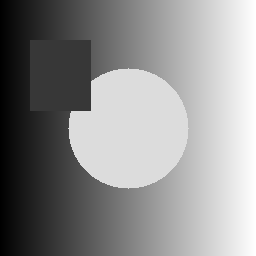
#> input picture assets/sample_images/sample_gray.png, 256 x 256 px
$ python spectrum_visualization.py
#> lines starting #> are read from the running program, lines starting #| are printed output that depends on the picture
### examples/09_image_transform/_utils.py
"""Shared helpers for chapter 9 image transform examples."""

from __future__ import annotations

import argparse
from pathlib import Path

import cv2
import numpy as np


ROOT = Path(__file__).resolve().parents[2]
SAMPLE_GRAY = ROOT / "assets" / "sample_images" / "sample_gray.png"
DEFAULT_OUTPUT_DIR = ROOT / "examples" / "output"


def ensure_sample() -> None:
    if SAMPLE_GRAY.exists():
        return
    SAMPLE_GRAY.parent.mkdir(parents=True, exist_ok=True)
    x = np.linspace(0, 255, 256, dtype=np.uint8)
    image = np.tile(x, (256, 1))
    cv2.circle(image, (128, 128), 60, 220, -1)
    cv2.rectangle(image, (30, 40), (90, 110), 55, -1)
    cv2.imwrite(str(SAMPLE_GRAY), image)


def add_common_arguments(parser: argparse.ArgumentParser, output_name: str) -> None:
    parser.add_argument("--input", type=Path, default=SAMPLE_GRAY, help="input grayscale image path")
    parser.add_argument("--output", type=Path, default=DEFAULT_OUTPUT_DIR / output_name, help="output image path")


def read_gray(path: Path) -> tuple[np.ndarray, Path]:
    ensure_sample()
    image = cv2.imread(str(path), cv2.IMREAD_GRAYSCALE)
#> image is the input picture: shape (256, 256); min 0, max 255, mean 142.3
    if image is None:
        raise FileNotFoundError(path)
    return image, path


def normalize_uint8(image: np.ndarray) -> np.ndarray:
    return cv2.normalize(image, None, 0, 255, cv2.NORM_MINMAX).astype(np.uint8)


def save_image(path: Path, image: np.ndarray) -> Path:
    path.parent.mkdir(parents=True, exist_ok=True)
    cv2.imwrite(str(path), image)
    return path


def print_result(source: Path, operation: str, output: Path) -> None:
    print(f"source={source}")
    print(f"operation={operation}")
    print(f"output={output}")

### examples/09_image_transform/spectrum_visualization.py
"""Chapter 9.1.4 spectrum visualization."""

from __future__ import annotations

import argparse

import cv2
import numpy as np

from _utils import add_common_arguments, normalize_uint8, print_result, read_gray, save_image


def visualize_spectrum(image: np.ndarray, gamma: float = 0.4) -> np.ndarray:
#> called with gamma = 0.4
    spectrum = np.log1p(np.abs(np.fft.fftshift(np.fft.fft2(image.astype(np.float32)))))
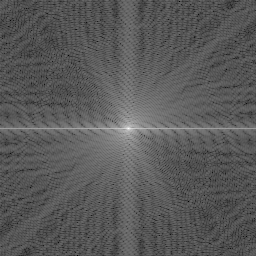
#> spectrum: shape (256, 256) float64; min 1.65, max 16.05, mean 6.73; drawn with min black and max white
    normalized = normalize_uint8(spectrum)
    table = np.array([(i / 255) ** gamma * 255 for i in range(256)], dtype=np.uint8)
    return cv2.applyColorMap(cv2.LUT(normalized, table), cv2.COLORMAP_TURBO)
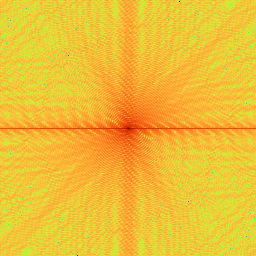
#> returned value: shape (256, 256, 3); mean of channels 0, 1, 2 53.8, 191.1, 240.6; drawn as B, G, R


def main() -> None:
    parser = argparse.ArgumentParser(description="Colorized FFT spectrum visualization.")
    add_common_arguments(parser, "ch09_spectrum_visualization.png")
    parser.add_argument("--gamma", type=float, default=0.4)
    args = parser.parse_args()
    image, source = read_gray(args.input)
    output = save_image(args.output, visualize_spectrum(image, args.gamma))
    print_result(source, "visualize_spectrum", output)


if __name__ == "__main__":
    main()

$ run again, with assets/sample_images/sample_color.png copied over assets/sample_images/sample_gray.png
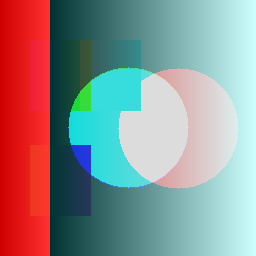
#> input picture assets/sample_images/sample_color.png, 256 x 256 px
#> in visualize_spectrum, `spectrum = np.log1p(np.abs(np.fft.fftshift(np.fft.fft2(image.astype(np..`:
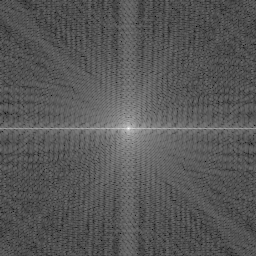
#> spectrum: shape (256, 256) float64; min 1.15, max 16.05, mean 6.28; drawn with min black and max white
#> in visualize_spectrum, `return cv2.applyColorMap(cv2.LUT(normalized, table), cv2.COLORMAP_TURBO)`:
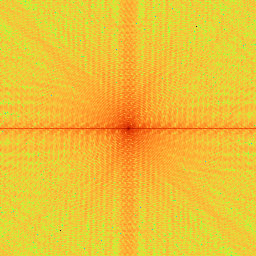
#> returned value: shape (256, 256, 3); mean of channels 0, 1, 2 54.1, 194.5, 238.5; drawn as B, G, R
